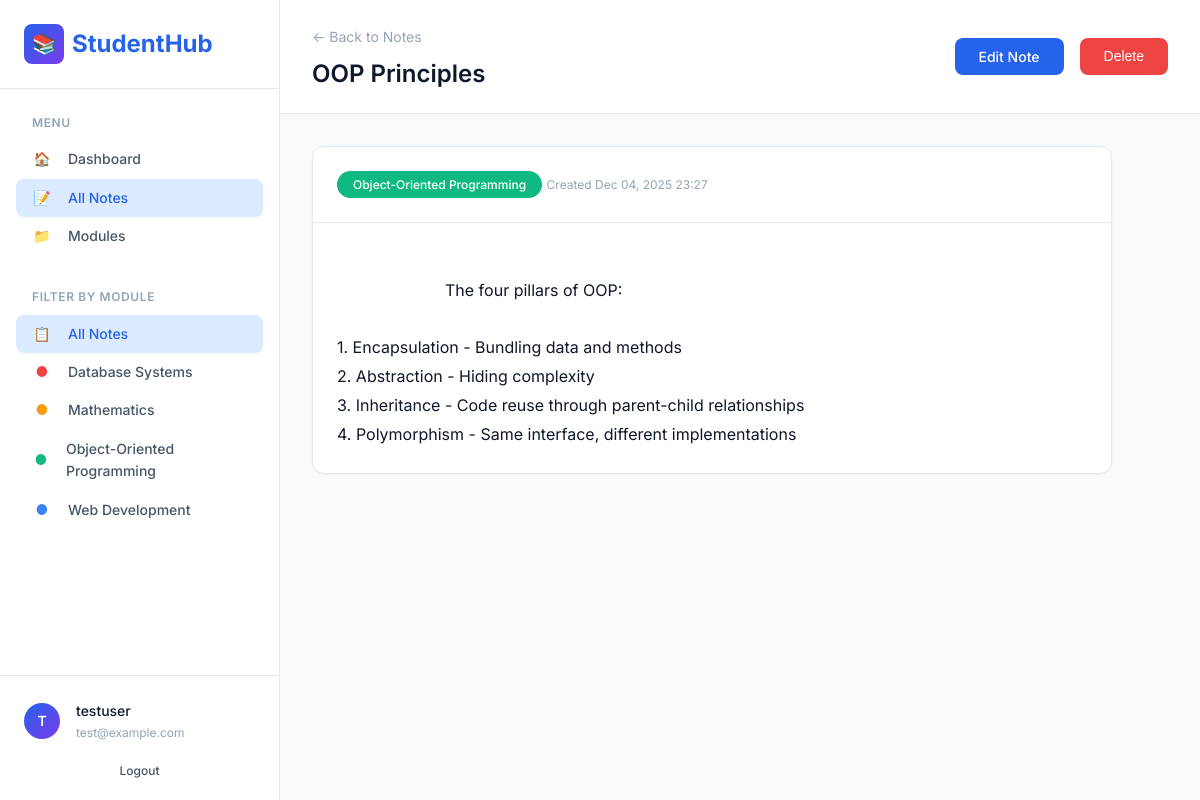
Page /notes.php?action=view&id=3 (signed in) on the committed database.
### tables this page shows
CREATE TABLE IF NOT EXISTS modules (
    id INT AUTO_INCREMENT PRIMARY KEY,
    name VARCHAR(100) NOT NULL,
    user_id INT NOT NULL,
    color VARCHAR(7) DEFAULT '#3B82F6',
    created_at DATETIME DEFAULT CURRENT_TIMESTAMP,
    updated_at DATETIME DEFAULT CURRENT_TIMESTAMP ON UPDATE CURRENT_TIMESTAMP,
    FOREIGN KEY (user_id) REFERENCES users(id) ON DELETE CASCADE,
    INDEX idx_user_id (user_id)
);

CREATE TABLE IF NOT EXISTS notes (
    id INT AUTO_INCREMENT PRIMARY KEY,
    title VARCHAR(255) NOT NULL,
    content TEXT NOT NULL,
    module_id INT NOT NULL,
    user_id INT NOT NULL,
    created_at DATETIME DEFAULT CURRENT_TIMESTAMP,
    updated_at DATETIME DEFAULT CURRENT_TIMESTAMP ON UPDATE CURRENT_TIMESTAMP,
    FOREIGN KEY (module_id) REFERENCES modules(id) ON DELETE CASCADE,
    FOREIGN KEY (user_id) REFERENCES users(id) ON DELETE CASCADE,
    INDEX idx_module_id (module_id),
    INDEX idx_user_id (user_id),
    INDEX idx_created_at (created_at)
);

### includes/functions.php (called while the page is built, shortened)
<?php
function escape($data) {
    return htmlspecialchars($data, ENT_QUOTES, 'UTF-8');
}
function getCurrentUsername() {
    return $_SESSION['username'] ?? null;
}
function getUserModules($userId) {
    $db = getDB();
    $stmt = $db->prepare("SELECT * FROM modules WHERE user_id = ? ORDER BY name");
    $stmt->execute([$userId]);
    return $stmt->fetchAll();
}
function getNoteById($noteId, $userId) {
    $db = getDB();
    $stmt = $db->prepare("SELECT * FROM notes WHERE id = ? AND user_id = ?");
    $stmt->execute([$noteId, $userId]);
    return $stmt->fetch();
}
function getModuleById($moduleId, $userId) {
    $db = getDB();
    $stmt = $db->prepare("SELECT * FROM modules WHERE id = ? AND user_id = ?");
    $stmt->execute([$moduleId, $userId]);
    return $stmt->fetch();
}
function formatDateTime($datetime) {
    return date('M d, Y H:i', strtotime($datetime));
}
?>

### notes.php (the view, shortened to what this page needs)
<?php
require_once 'includes/functions.php';
$userId = getCurrentUserId();
$username = getCurrentUsername();
$errors = [];
$action = $_GET['action'] ?? 'list';
$noteId = isset($_GET['id']) ? (int)$_GET['id'] : 0;
$modules = getUserModules($userId);
$filterModule = isset($_GET['module']) ? (int)$_GET['module'] : null;
$currentNote = null;
if (($action === 'edit' || $action === 'view') && $noteId) {
    $currentNote = getNoteById($noteId, $userId);
}
require_once 'includes/header.php';
?>
<aside class="sidebar">
    <div class="sidebar-header">
        <a href="dashboard.php" class="logo">
            <div class="logo-icon">📚</div>
            <span>StudentHub</span>
        </a>
    </div>
    <nav class="sidebar-nav">
        <div class="sidebar-section">
            <div class="sidebar-section-title">Menu</div>
            <a href="dashboard.php" class="sidebar-link">
                <span class="sidebar-link-icon">🏠</span>
                <span>Dashboard</span>
            </a>
            <a href="notes.php" class="sidebar-link active">
                <span class="sidebar-link-icon">📝</span>
                <span>All Notes</span>
            </a>
            <a href="modules.php" class="sidebar-link">
                <span class="sidebar-link-icon">📁</span>
                <span>Modules</span>
            </a>
        </div>
        <div class="sidebar-section">
            <div class="sidebar-section-title">Filter by Module</div>
            <a href="notes.php" class="sidebar-link <?= !$filterModule ? 'active' : '' ?>">
                <span class="sidebar-link-icon">📋</span>
                <span>All Notes</span>
            </a>
            <?php foreach ($modules as $module): ?>
                <a href="notes.php?module=<?= $module['id'] ?>"
                   class="sidebar-link <?= $filterModule == $module['id'] ? 'active' : '' ?>">
                    <span class="sidebar-link-icon" style="color: <?= escape($module['color']) ?>">●</span>
                    <span><?= escape($module['name']) ?></span>
                </a>
            <?php endforeach; ?>
        </div>
    </nav>
    <div class="sidebar-footer">
        <div class="user-menu">
            <div class="user-avatar">
                <?= strtoupper(substr($username, 0, 1)) ?>
            </div>
            <div class="user-info">
                <div class="user-name"><?= escape($username) ?></div>
                <div class="user-email"><?= escape($_SESSION['email']) ?></div>
            </div>
        </div>
        <a href="logout.php" class="btn btn-ghost btn-sm" style="width: 100%; margin-top: 0.5rem;">
            Logout
        </a>
    </div>
</aside>
<main class="main-content">
    <?php if ($action === 'add' || $action === 'edit'): ?>
        <header class="content-header">
            <h1><?= $action === 'add' ? 'Add New Note' : 'Edit Note' ?></h1>
            <a href="notes.php" class="btn btn-secondary">← Back to Notes</a>
        </header>
        <div class="content-body">
            <?php if (!empty($errors)): ?>
                <div class="alert alert-error">
                    <ul style="margin: 0; padding-left: 1.25rem;">
                        <?php foreach ($errors as $error): ?>
                            <li><?= escape($error) ?></li>
                        <?php endforeach; ?>
                    </ul>
                </div>
            <?php endif; ?>
            <?php if (empty($modules)): ?>
                <div class="alert alert-warning">
                    <p style="margin: 0;">You need to create a module first before adding notes.</p>
                </div>
                <a href="modules.php" class="btn btn-primary">Create Module</a>
            <?php else: ?>
                <div class="card" style="max-width: 800px;">
                    <div class="card-body">
                        <form method="POST" action="notes.php">
                            <input type="hidden" name="csrf_token" value="<?= generateCSRFToken() ?>">
                            <input type="hidden" name="action" value="<?= $action ?>">
                            <?php if ($action === 'edit' && $currentNote): ?>
                                <input type="hidden" name="note_id" value="<?= $currentNote['id'] ?>">
                            <?php endif; ?>
                            <div class="form-group">
                                <label class="form-label" for="title">Title</label>
                                <input
                                    type="text"
                                    id="title"
                                    name="title"
                                    class="form-input"
                                    placeholder="Enter note title"
                                    value="<?= escape($currentNote['title'] ?? $_POST['title'] ?? '') ?>"
                                    required
                                    maxlength="255"
                                >
                            </div>
                            <div class="form-group">
                                <label class="form-label" for="module_id">Module</label>
                                <select id="module_id" name="module_id" class="form-select" required>
                                    <option value="">Select a module</option>
                                    <?php foreach ($modules as $module): ?>
                                        <option
                                            value="<?= $module['id'] ?>"
                                            <?= ($currentNote['module_id'] ?? $_POST['module_id'] ?? '') == $module['id'] ? 'selected' : '' ?>
                                        >
                                            <?= escape($module['name']) ?>
                                        </option>
                                    <?php endforeach; ?>
                                </select>
                            </div>
                            <div class="form-group">
                                <label class="form-label" for="content">Content</label>
                                <textarea
                                    id="content"
                                    name="content"
                                    class="form-textarea"
                                    placeholder="Write your note content here..."
                                    required
                                    style="min-height: 300px;"
                                ><?= escape($currentNote['content'] ?? $_POST['content'] ?? '') ?></textarea>
                            </div>
                            <div class="flex gap-2">
                                <button type="submit" class="btn btn-primary">
                                    <?= $action === 'add' ? 'Create Note' : 'Save Changes' ?>
                                </button>
                                <a href="notes.php" class="btn btn-secondary">Cancel</a>
                            </div>
                        </form>
                    </div>
                </div>
            <?php endif; ?>
        </div>
    <?php elseif ($action === 'view' && $currentNote): ?>
        <header class="content-header">
            <div>
                <a href="notes.php" style="color: var(--text-muted); font-size: 0.875rem;">← Back to Notes</a>
                <h1 style="margin-top: 0.5rem;"><?= escape($currentNote['title']) ?></h1>
            </div>
            <div class="flex gap-2">
                <a href="notes.php?action=edit&id=<?= $currentNote['id'] ?>" class="btn btn-primary">Edit Note</a>
                <form method="POST" style="display: inline;">
                    <button type="submit" class="btn btn-danger" data-confirm="Delete this note? This cannot be undone.">Delete</button>
                </form>
            </div>
        </header>
        <div class="content-body">
            <?php
                $noteModule = getModuleById($currentNote['module_id'], $userId);
            ?>
            <div class="card" style="max-width: 800px;">
                <div class="card-header">
                    <span class="module-pill" style="background-color: <?= escape($noteModule['color'] ?? '#3B82F6') ?>">
                        <?= escape($noteModule['name'] ?? 'Unknown') ?>
                    </span>
                    <span class="note-date">Created <?= formatDateTime($currentNote['created_at']) ?></span>
                </div>
                <div class="card-body">
                    <div style="white-space: pre-wrap; line-height: 1.8;">
                        <?= escape($currentNote['content']) ?>
                    </div>
                </div>
            </div>
        </div>
    <?php endif; ?>
</main>
<?php require_once 'includes/footer.php'; ?>

### rows in the picture
modules: name "Database Systems"
modules: name "Mathematics"
modules: name "Object-Oriented Programming"
modules: name "Web Development"
notes: title "OOP Principles", created_at "Dec 04, 2025 23:27", content "The four pillars of OOP: 1. Encapsulation - Bundling data and methods 2. Abstraction - Hiding complexity 3. Inheritance - Code reuse through parent-child relationships 4. Polymorphism - Same interface, different implementations"

### other values in the picture
substr($username, 0, 1) "T"
$username "testuser"
$_SESSION['email'] "test@example.com"
